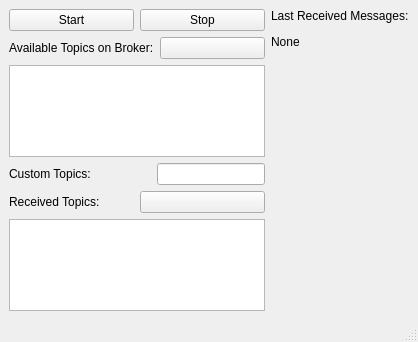
<?xml version="1.0" encoding="UTF-8"?>
<ui version="4.0">
 <class>subscriber</class>
 <widget class="QMainWindow" name="subscriber">
  <property name="geometry">
   <rect>
    <x>0</x>
    <y>0</y>
    <width>416</width>
    <height>342</height>
   </rect>
  </property>
  <property name="sizePolicy">
   <sizepolicy hsizetype="MinimumExpanding" vsizetype="Preferred">
    <horstretch>0</horstretch>
    <verstretch>0</verstretch>
   </sizepolicy>
  </property>
  <property name="windowTitle">
   <string>subscriber</string>
  </property>
  <widget class="QWidget" name="centralwidget">
   <layout class="QVBoxLayout" name="verticalLayout_3">
    <item>
     <layout class="QHBoxLayout" name="horizontalLayout_5">
      <item>
       <layout class="QVBoxLayout" name="verticalLayout_2">
        <item>
         <layout class="QHBoxLayout" name="horizontalLayout">
          <item>
           <widget class="QPushButton" name="startButton">
            <property name="text">
             <string>Start</string>
            </property>
           </widget>
          </item>
          <item>
           <widget class="QPushButton" name="stopButton">
            <property name="text">
             <string>Stop</string>
            </property>
           </widget>
          </item>
         </layout>
        </item>
        <item>
         <layout class="QHBoxLayout" name="horizontalLayout_2">
          <item>
           <widget class="QLabel" name="label">
            <property name="text">
             <string>Available Topics on Broker:</string>
            </property>
           </widget>
          </item>
          <item>
           <widget class="QPushButton" name="refreshButton">
            <property name="sizePolicy">
             <sizepolicy hsizetype="Minimum" vsizetype="Fixed">
              <horstretch>0</horstretch>
              <verstretch>0</verstretch>
             </sizepolicy>
            </property>
            <property name="text">
             <string/>
            </property>
            <property name="icon">
             <iconset>
              <normaloff>../icons/icons8-refresh-30.png</normaloff>../icons/icons8-refresh-30.png</iconset>
            </property>
           </widget>
          </item>
         </layout>
        </item>
        <item>
         <widget class="QListView" name="availableTopicsList">
          <property name="sizePolicy">
           <sizepolicy hsizetype="Minimum" vsizetype="Expanding">
            <horstretch>0</horstretch>
            <verstretch>0</verstretch>
           </sizepolicy>
          </property>
         </widget>
        </item>
        <item>
         <layout class="QHBoxLayout" name="horizontalLayout_3">
          <item>
           <widget class="QLabel" name="label_2">
            <property name="text">
             <string>Custom Topics:</string>
            </property>
           </widget>
          </item>
          <item>
           <widget class="QLineEdit" name="lineEdit">
            <property name="sizePolicy">
             <sizepolicy hsizetype="Fixed" vsizetype="Fixed">
              <horstretch>0</horstretch>
              <verstretch>0</verstretch>
             </sizepolicy>
            </property>
           </widget>
          </item>
         </layout>
        </item>
        <item>
         <layout class="QHBoxLayout" name="horizontalLayout_4">
          <item>
           <widget class="QLabel" name="label_5">
            <property name="text">
             <string>Received Topics:</string>
            </property>
           </widget>
          </item>
          <item>
           <widget class="QPushButton" name="clearButton">
            <property name="sizePolicy">
             <sizepolicy hsizetype="Minimum" vsizetype="Fixed">
              <horstretch>0</horstretch>
              <verstretch>0</verstretch>
             </sizepolicy>
            </property>
            <property name="text">
             <string/>
            </property>
            <property name="icon">
             <iconset>
              <normaloff>../icons/cross.png</normaloff>../icons/cross.png</iconset>
            </property>
           </widget>
          </item>
         </layout>
        </item>
        <item>
         <widget class="QListView" name="receivedTopicsList">
          <property name="sizePolicy">
           <sizepolicy hsizetype="Fixed" vsizetype="Expanding">
            <horstretch>0</horstretch>
            <verstretch>0</verstretch>
           </sizepolicy>
          </property>
         </widget>
        </item>
       </layout>
      </item>
      <item>
       <layout class="QVBoxLayout" name="verticalLayout">
        <item>
         <widget class="QLabel" name="label_3">
          <property name="maximumSize">
           <size>
            <width>16777215</width>
            <height>20</height>
           </size>
          </property>
          <property name="text">
           <string>Last Received Messages:</string>
          </property>
          <property name="alignment">
           <set>Qt::AlignLeading|Qt::AlignLeft|Qt::AlignTop</set>
          </property>
         </widget>
        </item>
        <item>
         <widget class="QLabel" name="label_4">
          <property name="sizePolicy">
           <sizepolicy hsizetype="Preferred" vsizetype="Preferred">
            <horstretch>0</horstretch>
            <verstretch>0</verstretch>
           </sizepolicy>
          </property>
          <property name="text">
           <string>None</string>
          </property>
          <property name="textFormat">
           <enum>Qt::AutoText</enum>
          </property>
          <property name="alignment">
           <set>Qt::AlignLeading|Qt::AlignLeft|Qt::AlignTop</set>
          </property>
          <property name="wordWrap">
           <bool>false</bool>
          </property>
         </widget>
        </item>
       </layout>
      </item>
     </layout>
    </item>
   </layout>
  </widget>
  <widget class="QMenuBar" name="menubar">
   <property name="geometry">
    <rect>
     <x>0</x>
     <y>0</y>
     <width>416</width>
     <height>22</height>
    </rect>
   </property>
  </widget>
  <widget class="QStatusBar" name="statusbar"/>
 </widget>
 <resources/>
 <connections/>
</ui>
